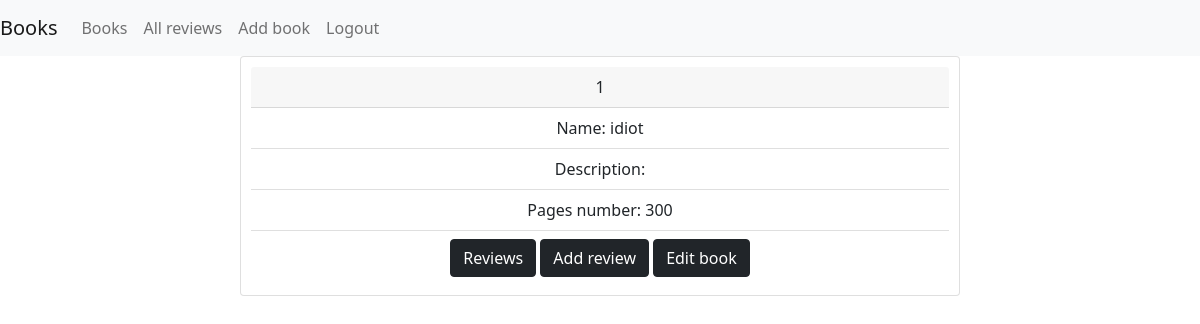
The app's page /app/book_detail/1/ (signed in) with its own data.
### app_tutorial/models.py (models this page shows, shortened)
class Book(models.Model):
    name = models.CharField(max_length=255)
    pages_number = models.IntegerField(default=100)
    price = models.DecimalField(max_digits=10, decimal_places=2)
    description = models.TextField(null=True,blank=True)

### app_tutorial/views.py (the view)
# urls.py: path('book_detail/<int:book_id>/', views.book_detail, name='book_detail'),
def book_detail(request, book_id):
    book = get_object_or_404(Book, pk=book_id)
    return render(request, 'book_detail.html', {'book': book})

### templates/book_detail.html
{% extends 'base.html'%}
{%block content%}
<div class="review card">
  <div class="card-header">
    {{book.id}}
  </div>
  <ul class="list-group list-group-flush">
    <li class="list-group-item">Name: {{book.name}}</li>
    <li class="list-group-item">Description: {{book.description}}</li>
    <li class="list-group-item">Pages number: {{book.pages_number}}</li>
    <li class="list-group-item">
            <a class="btn btn-dark" href="{% url 'book_review_list' book_id=book.id%}" role="button">Reviews</a>
            {% if user.is_authenticated %}
                <a class="btn btn-dark" href="{% url 'add_review' book_id=book.id%}">Add review</a>
                {% if user.is_superuser %}
                    <a class="btn btn-dark" href="{% url 'edit_book' book_id=book.id%}" role="button">Edit book</a>
                {% endif %}
            {% endif %}
    </li>
  </ul>
</div>
{% endblock %}

### static/styles.css (style rules this page uses)
.review { text-align: center; padding: 10px; margin-bottom: 10px; }

### records on screen
Book: id "1", name "idiot", pages_number "300"
